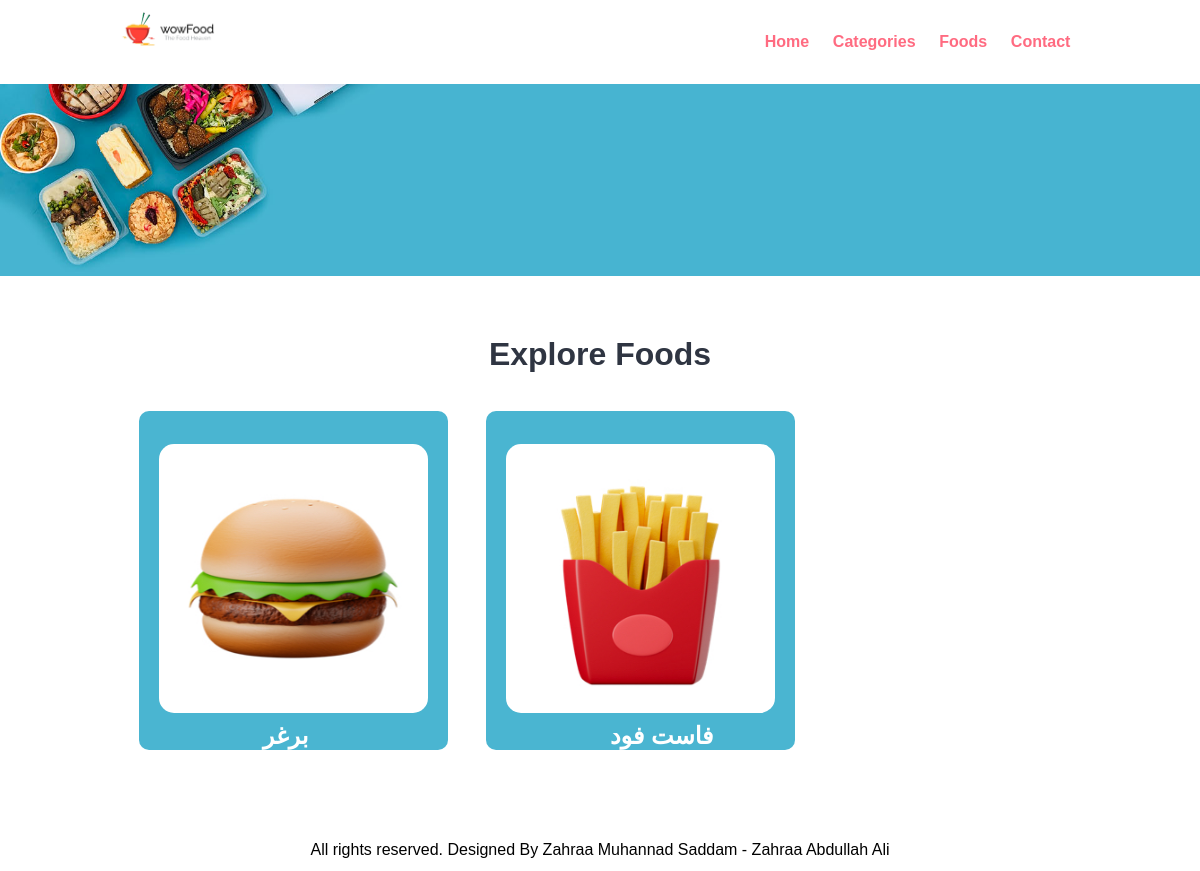
/categories.php, run on the app's committed database.
### tables this page shows
CREATE TABLE `tbl_category` (
  `id` int(10) NOT NULL,
  `title` varchar(100) NOT NULL,
  `image_name` varchar(255) NOT NULL
);

### categories.php (the view, shortened to what this page needs)
<?php
include "header.php";
?>
    <section class="categories">
        <div class="container">
            <h2 class="text-center">Explore Foods</h2>
<?php
$sql = "SELECT * FROM tbl_category";
$result = $conn->query($sql);
if ($result->num_rows > 0) {
while($row = $result->fetch_assoc()) {
?>
<a href="Category.php?id=<?php echo $row["id"]; ?>">
<div class="box-3 float-container">
<img src="admin/<?php  echo $row["image_name"] ?>" alt="Pizza" class="img-responsive img-curve">
<h3 class="float-text text-white"><?php echo $row["title"]; ?></h3>
</div>
</a>
<?php } } ?>
        </div>
    </section>
    <?php include "footer.php"; ?>

### css/style.css (style rules this page uses)
* { margin: 0 0; padding: 0 0; font-family: Arial, Helvetica, sans-serif; }
.container { width: 80%; margin: 0 auto; padding: 1%; }
.img-responsive { width: 100%; }
.img-curve { border-radius: 15px; }
.text-center { text-align: center; }
.text-white { color: white; }
a { color: #ff6b81; text-decoration: none; }
h2 { color: #2f3542; font-size: 2rem; margin-bottom: 2%; }
h3 { font-size: 1.5rem; }
.float-container { position: relative; }
.float-text { position: absolute; bottom: 0px; left: 40%; }
.categories { padding: 4% 0; }
.box-3 { width: 28%; float: left; margin: 2%; background: #4ab5d1; padding: 20px; border-radius: 10px; }

### header.php (style rules this page uses)
.box-3.float-container { background: #4ab5d1; padding: 33px 20px; border-radius: 10px; }
.float-text { position: absolute; bottom: 0px; left: 40%; }

### data on the page
tbl_category: image_name (picture), title "برغر"
tbl_category: image_name (picture), title "فاست فود"
